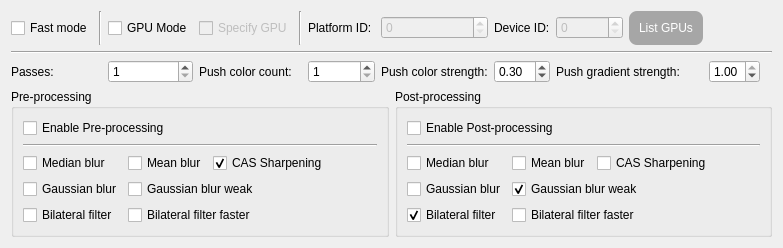
             <widget class="QWidget" name="tab_7">
              <attribute name="title">
               <string notr="true">Anime4K</string>
              </attribute>
              <layout class="QGridLayout" name="gridLayout_5">
               <item row="1" column="5">
                <widget class="QLabel" name="label_19">
                 <property name="text">
                  <string>Platform ID:</string>
                 </property>
                </widget>
               </item>
               <item row="4" column="0" colspan="13">
                <layout class="QHBoxLayout" name="horizontalLayout_2">
                 <item>
                  <widget class="QGroupBox" name="groupBox_5">
                   <property name="maximumSize">
                    <size>
                     <width>16777215</width>
                     <height>16777215</height>
                    </size>
                   </property>
                   <property name="title">
                    <string>Pre-processing</string>
                   </property>
                   <layout class="QGridLayout" name="gridLayout_25">
                    <item row="0" column="0" colspan="3">
                     <widget class="QCheckBox" name="checkBox_EnablePreProcessing_Anime4k">
                      <property name="text">
                       <string>Enable Pre-processing</string>
                      </property>
                     </widget>
                    </item>
                    <item row="1" column="0" colspan="4">
                     <widget class="Line" name="line_8">
                      <property name="orientation">
                       <enum>Qt::Horizontal</enum>
                      </property>
                     </widget>
                    </item>
                    <item row="2" column="0">
                     <widget class="QCheckBox" name="checkBox_MedianBlur_Pre_Anime4k">
                      <property name="text">
                       <string>Median blur</string>
                      </property>
                     </widget>
                    </item>
                    <item row="3" column="0">
                     <widget class="QCheckBox" name="checkBox_GaussianBlur_Pre_Anime4k">
                      <property name="text">
                       <string>Gaussian blur</string>
                      </property>
                     </widget>
                    </item>
                    <item row="3" column="1" colspan="3">
                     <widget class="QCheckBox" name="checkBox_GaussianBlurWeak_Pre_Anime4k">
                      <property name="text">
                       <string>Gaussian blur weak</string>
                      </property>
                     </widget>
                    </item>
                    <item row="2" column="1">
                     <widget class="QCheckBox" name="checkBox_MeanBlur_Pre_Anime4k">
                      <property name="text">
                       <string>Mean blur</string>
                      </property>
                     </widget>
                    </item>
                    <item row="2" column="2" colspan="2">
                     <widget class="QCheckBox" name="checkBox_CASSharping_Pre_Anime4k">
                      <property name="text">
                       <string>CAS Sharpening</string>
                      </property>
                      <property name="checked">
                       <bool>true</bool>
                      </property>
                     </widget>
                    </item>
                    <item row="4" column="0">
                     <widget class="QCheckBox" name="checkBox_BilateralFilter_Pre_Anime4k">
                      <property name="text">
                       <string>Bilateral filter</string>
                      </property>
                     </widget>
                    </item>
                    <item row="4" column="1" colspan="3">
                     <widget class="QCheckBox" name="checkBox_BilateralFilterFaster_Pre_Anime4k">
                      <property name="text">
                       <string>Bilateral filter faster</string>
                      </property>
                     </widget>
                    </item>
                   </layout>
                  </widget>
                 </item>
                 <item>
                  <widget class="QGroupBox" name="groupBox_7">
                   <property name="title">
                    <string>Post-processing</string>
                   </property>
                   <layout class="QGridLayout" name="gridLayout_24">
                    <item row="0" column="0" colspan="3">
                     <widget class="QCheckBox" name="checkBox_EnablePostProcessing_Anime4k">
                      <property name="text">
                       <string>Enable Post-processing</string>
                      </property>
                     </widget>
                    </item>
                    <item row="1" column="0" colspan="4">
                     <widget class="Line" name="line_9">
                      <property name="orientation">
                       <enum>Qt::Horizontal</enum>
                      </property>
                     </widget>
                    </item>
                    <item row="2" column="0">
                     <widget class="QCheckBox" name="checkBox_MedianBlur_Post_Anime4k">
                      <property name="text">
                       <string>Median blur</string>
                      </property>
                     </widget>
                    </item>
                    <item row="2" column="1">
                     <widget class="QCheckBox" name="checkBox_MeanBlur_Post_Anime4k">
                      <property name="text">
                       <string>Mean blur</string>
                      </property>
                     </widget>
                    </item>
                    <item row="2" column="2" colspan="2">
                     <widget class="QCheckBox" name="checkBox_CASSharping_Post_Anime4k">
                      <property name="text">
                       <string>CAS Sharpening</string>
                      </property>
                      <property name="checked">
                       <bool>false</bool>
                      </property>
                     </widget>
                    </item>
                    <item row="3" column="0">
                     <widget class="QCheckBox" name="checkBox_GaussianBlur_Post_Anime4k">
                      <property name="text">
                       <string>Gaussian blur</string>
                      </property>
                     </widget>
                    </item>
                    <item row="4" column="0">
                     <widget class="QCheckBox" name="checkBox_BilateralFilter_Post_Anime4k">
                      <property name="text">
                       <string>Bilateral filter</string>
                      </property>
                      <property name="checked">
                       <bool>true</bool>
                      </property>
                     </widget>
                    </item>
                    <item row="3" column="1" colspan="3">
                     <widget class="QCheckBox" name="checkBox_GaussianBlurWeak_Post_Anime4k">
                      <property name="text">
                       <string>Gaussian blur weak</string>
                      </property>
                      <property name="checked">
                       <bool>true</bool>
                      </property>
                     </widget>
                    </item>
                    <item row="4" column="1" colspan="3">
                     <widget class="QCheckBox" name="checkBox_BilateralFilterFaster_Post_Anime4k">
                      <property name="text">
                       <string>Bilateral filter faster</string>
                      </property>
                     </widget>
                    </item>
                   </layout>
                  </widget>
                 </item>
                </layout>
               </item>
               <item row="3" column="10">
                <widget class="QDoubleSpinBox" name="doubleSpinBox_PushGradientStrength_Anime4K">
                 <property name="maximum">
                  <double>1.000000000000000</double>
                 </property>
                 <property name="singleStep">
                  <double>0.100000000000000</double>
                 </property>
                 <property name="value">
                  <double>1.000000000000000</double>
                 </property>
                </widget>
               </item>
               <item row="1" column="7">
                <widget class="QLabel" name="label_20">
                 <property name="text">
                  <string>Device ID:</string>
                 </property>
                </widget>
               </item>
               <item row="3" column="0">
                <widget class="QLabel" name="label_48">
                 <property name="toolTip">
                  <string>Passes for processing.</string>
                 </property>
                 <property name="text">
                  <string>Passes:</string>
                 </property>
                </widget>
               </item>
               <item row="1" column="8">
                <widget class="QSpinBox" name="spinBox_DeviceID_Anime4k">
                 <property name="enabled">
                  <bool>false</bool>
                 </property>
                 <property name="maximum">
                  <number>999999999</number>
                 </property>
                </widget>
               </item>
               <item row="1" column="9">
                <widget class="QPushButton" name="pushButton_ListGPUs_Anime4k">
                 <property name="enabled">
                  <bool>false</bool>
                 </property>
                 <property name="styleSheet">
                  <string notr="true">QPushButton{
background-color: rgb(26, 188, 156);
color: rgb(255, 255, 255);
border-style:outset;
border-radius:8px;
padding:10px;
}
QPushButton:hover{
background-color: rgb(29, 214, 177);
color: rgb(255, 255, 255);
border-style:outset;
border-radius:8px;
padding:10px;
}
QPushButton:pressed{
background-color: rgb(23, 173, 143);
color: rgb(255, 255, 255);
border-style:outset;
border-radius:8px;
padding:10px;
}
QPushButton:disabled{
background-color: rgb(166, 166, 166);
color: rgb(255, 255, 255);
border-style:outset;
border-radius:8px;
padding:10px;
}</string>
                 </property>
                 <property name="text">
                  <string>List GPUs</string>
                 </property>
                </widget>
               </item>
               <item row="2" column="0" colspan="13">
                <widget class="Line" name="line_14">
                 <property name="orientation">
                  <enum>Qt::Horizontal</enum>
                 </property>
                </widget>
               </item>
               <item row="3" column="5">
                <widget class="QSpinBox" name="spinBox_PushColorCount_Anime4K">
                 <property name="minimum">
                  <number>1</number>
                 </property>
                 <property name="maximum">
                  <number>999999999</number>
                 </property>
                </widget>
               </item>
               <item row="1" column="0">
                <widget class="QCheckBox" name="checkBox_FastMode_Anime4K">
                 <property name="toolTip">
                  <string>Faster but maybe low quality.</string>
                 </property>
                 <property name="text">
                  <string>Fast mode</string>
                 </property>
                </widget>
               </item>
               <item row="1" column="2">
                <widget class="QCheckBox" name="checkBox_GPUMode_Anime4K">
                 <property name="toolTip">
                  <string>Enable GPU acceleration.</string>
                 </property>
                 <property name="text">
                  <string>GPU Mode</string>
                 </property>
                </widget>
               </item>
               <item row="3" column="3">
                <widget class="QLabel" name="label_49">
                 <property name="toolTip">
                  <string>Limit the number of color pushes.</string>
                 </property>
                 <property name="text">
                  <string>Push color count:</string>
                 </property>
                </widget>
               </item>
               <item row="3" column="8" colspan="2">
                <widget class="QLabel" name="label_51">
                 <property name="toolTip">
                  <string>Strength for pushing gradient,range 0 to 1,higher for sharper.</string>
                 </property>
                 <property name="text">
                  <string>Push gradient strength:</string>
                 </property>
                </widget>
               </item>
               <item row="1" column="1">
                <widget class="Line" name="line_13">
                 <property name="orientation">
                  <enum>Qt::Vertical</enum>
                 </property>
                </widget>
               </item>
               <item row="3" column="7">
                <widget class="QDoubleSpinBox" name="doubleSpinBox_PushColorStrength_Anime4K">
                 <property name="maximum">
                  <double>1.000000000000000</double>
                 </property>
                 <property name="singleStep">
                  <double>0.100000000000000</double>
                 </property>
                 <property name="value">
                  <double>0.300000000000000</double>
                 </property>
                </widget>
               </item>
               <item row="3" column="2">
                <widget class="QSpinBox" name="spinBox_Passes_Anime4K">
                 <property name="minimum">
                  <number>1</number>
                 </property>
                 <property name="maximum">
                  <number>999999999</number>
                 </property>
                </widget>
               </item>
               <item row="1" column="3">
                <widget class="QCheckBox" name="checkBox_SpecifyGPU_Anime4k">
                 <property name="enabled">
                  <bool>false</bool>
                 </property>
                 <property name="text">
                  <string>Specify GPU</string>
                 </property>
                </widget>
               </item>
               <item row="1" column="6">
                <widget class="QSpinBox" name="spinBox_PlatformID_Anime4k">
                 <property name="enabled">
                  <bool>false</bool>
                 </property>
                 <property name="maximum">
                  <number>999999999</number>
                 </property>
                </widget>
               </item>
               <item row="3" column="6">
                <widget class="QLabel" name="label_50">
                 <property name="toolTip">
                  <string>Strength for pushing color,range 0 to 1,higher for thinner.</string>
                 </property>
                 <property name="text">
                  <string>Push color strength:</string>
                 </property>
                </widget>
               </item>
               <item row="1" column="4">
                <widget class="Line" name="line_15">
                 <property name="orientation">
                  <enum>Qt::Vertical</enum>
                 </property>
                </widget>
               </item>
              </layout>
             </widget>
